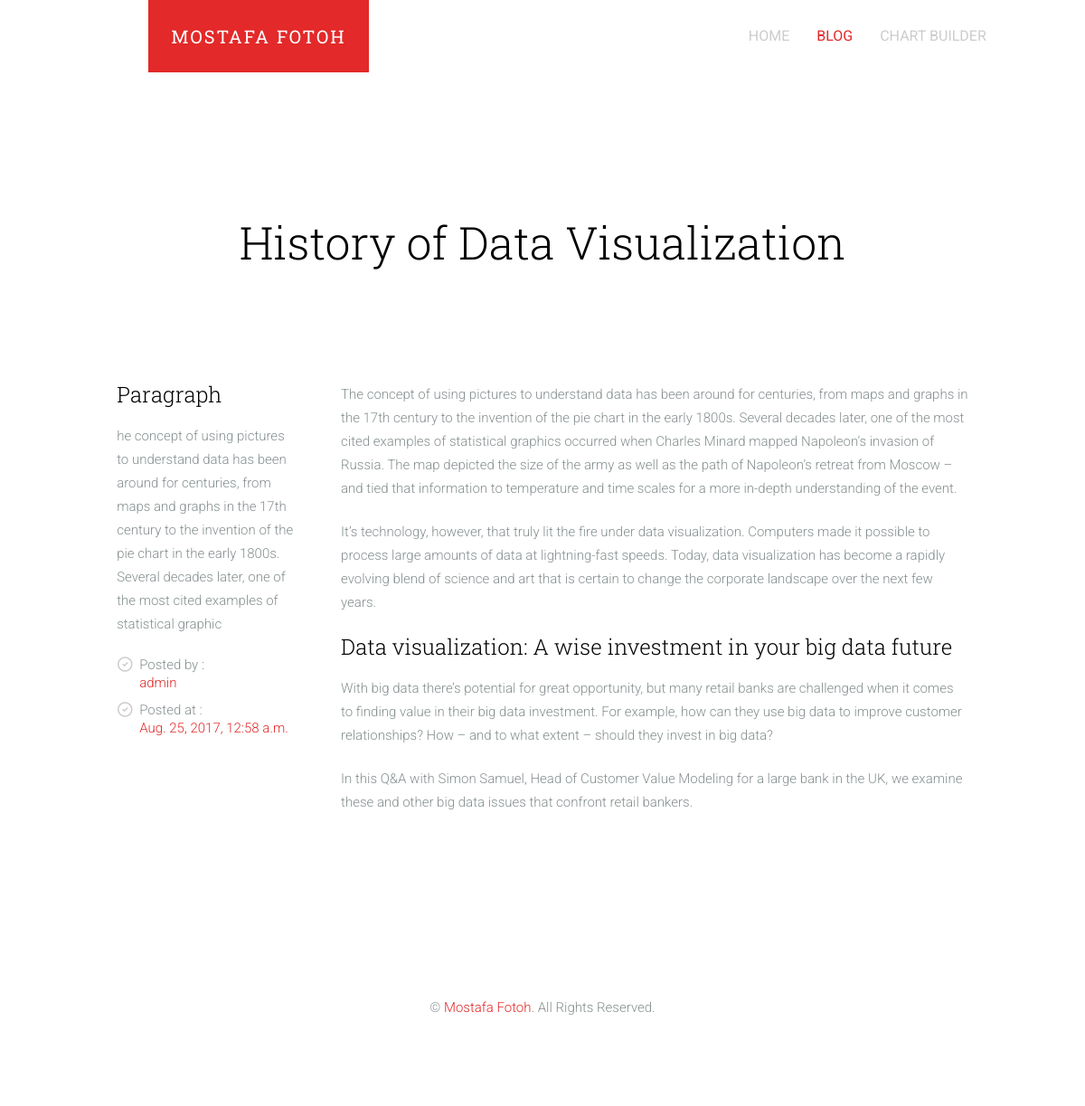
Screenshot of /blog/2017/08/25/history-data-visualization/ with the database file from the repository.
### blog/models.py (models this page shows, shortened)
class Post(models.Model):
    STATUS_CHOICES = (
        ('draft','Draft'),
        ('published','Published'),
    )
    title = models.CharField(max_length = 250)
    slug = models.SlugField(max_length = 250,unique_for_date='publish')
    author = models.ForeignKey(User,related_name='blog_posts')
    intro = models.TextField(max_length=250,default="")
    body = FroalaField()
    publish = models.DateTimeField(default=timezone.now)
    created = models.DateTimeField(auto_now_add=True)
    updated = models.DateTimeField(auto_now=True)
    status = models.CharField(max_length=10,choices=STATUS_CHOICES,default='draft')
    objects = models.Manager()
    published = PublishedManager()
    class Meta :
        ordering=('-publish',)

### blog/views.py (the view)
# urls.py: url(r'^(?P<year>\d{4})/(?P<month>\d{2})/(?P<day>\d{2})/(?P<post>[-\w]+)/$',views.post_detail,name='post_detail'),
def post_detail (request,year,month,day,post):
    post = get_object_or_404(Post,slug=post,
                                  status ='published',
                                  publish__year = year,
                                  publish__month = month,
                                  publish__day = day)
    return render(request,'post.html',{'post':post})

### templates/post.html (shortened to what this page needs)
<!DOCTYPE html>
{% load staticfiles %}
{% load addthis %}
<html class="no-js">
<head>
	<link rel="stylesheet" href="{% static 'css/animate.css' %}">
	<link rel="stylesheet" href="{% static 'css/icomoon.css' %}">
	<link rel="stylesheet" href="{% static 'css/simple-line-icons.css' %}">
	<link rel="stylesheet" href="{% static 'css/style.css' %}">
</head>
<body>
	<header id="fh5co-header" role="banner">
		<nav class="navbar navbar-default" role="navigation">
			<div class="container">
				<div class="row">
					<div class="col-md-10 col-md-offset-1">
						<div class="navbar-header">
							<a class="navbar-brand" href="{% url 'index' %}">Mostafa Fotoh</a>
						</div>
						<div id="fh5co-navbar" class="navbar-collapse collapse">
							<ul class="nav navbar-nav navbar-right">
								<li><a href="{% url 'index' %}"><span>Home </span></a></li>
								<li class="active"><a href="{% url 'blog:blog' %}"><span>Blog</span></a></li>
								<li><a href="#"><span>Chart Builder</span></a></li>
							</ul>
						</div>
					</div>
				</div>
			</div>
		</nav>
	</header>
	<div id="fh5co-main">
		<div class="fh5co-intro text-center">
			<div class="container">
				<div class="row">
					<div class="col-md-8 col-md-offset-2">
						<h1 class="intro-lead">{{post.title}}</h1>
					</div>
				</div>
			</div>
		</div>
		<div id="fh5co-content">
			<div class="container">
				<div class="row">
					<div class="col-md-10 col-md-offset-1">
						<div class="row">
							<div class="col-md-3 animate-box">
								<h3>Paragraph</h3>
								<p>{{post.intro}}</p>
								<ul class="fh5co-list-check">
									<li>Posted by :<br> <a href="#">{{post.author}}</a></li>
									<li>Posted at :<br> <a href="#">{{post.publish}}</a></li>
								</ul>
							</div>
							<div class="col-md-9 animate-box">
								{{post.body|safe}}
							</div>
						</div>
					</div>
				</div>
			</div>
		</div>
	</div>
	<footer id="fh5co-footer">
		<div class="container">
			<div class="row">
				<div class="col-md-10 col-md-offset-1 text-center">
					<p>&copy; <a href="#">Mostafa Fotoh</a>. All Rights Reserved. </p>
				</div>
			</div>
		</div>
	</footer>
</body>
</html>

### rows the page displays
Post: title "History of Data Visualization", intro "he concept of using pictures to understand data has been around for centuries, from maps and graphs in the 17th century to the invention of the pie chart in the early 1800s. Several decades later, one of the most cited examples of statistical graphic", author "admin", publish "Aug. 25, 2017, 12:58 a.m.", body "The concept of using pictures to understand data has been around for centuries, from maps and graphs in the 17th century to the invention of the pie chart in the early 1800s. Several decades later, one of the most cited examples of statistical graphics occurred when Charles Minard mapped Napoleon’s invasion of Russia. The map depicted the size of the army as well as the path of Napoleon’s retreat from Moscow – and tied that information to temperature and time scales for a more in-depth understanding of the event. It’s technology, however, that truly lit the fire under data visualization. Computers made it possible to process large amounts of data at lightning-fast speeds. Today, data…"
